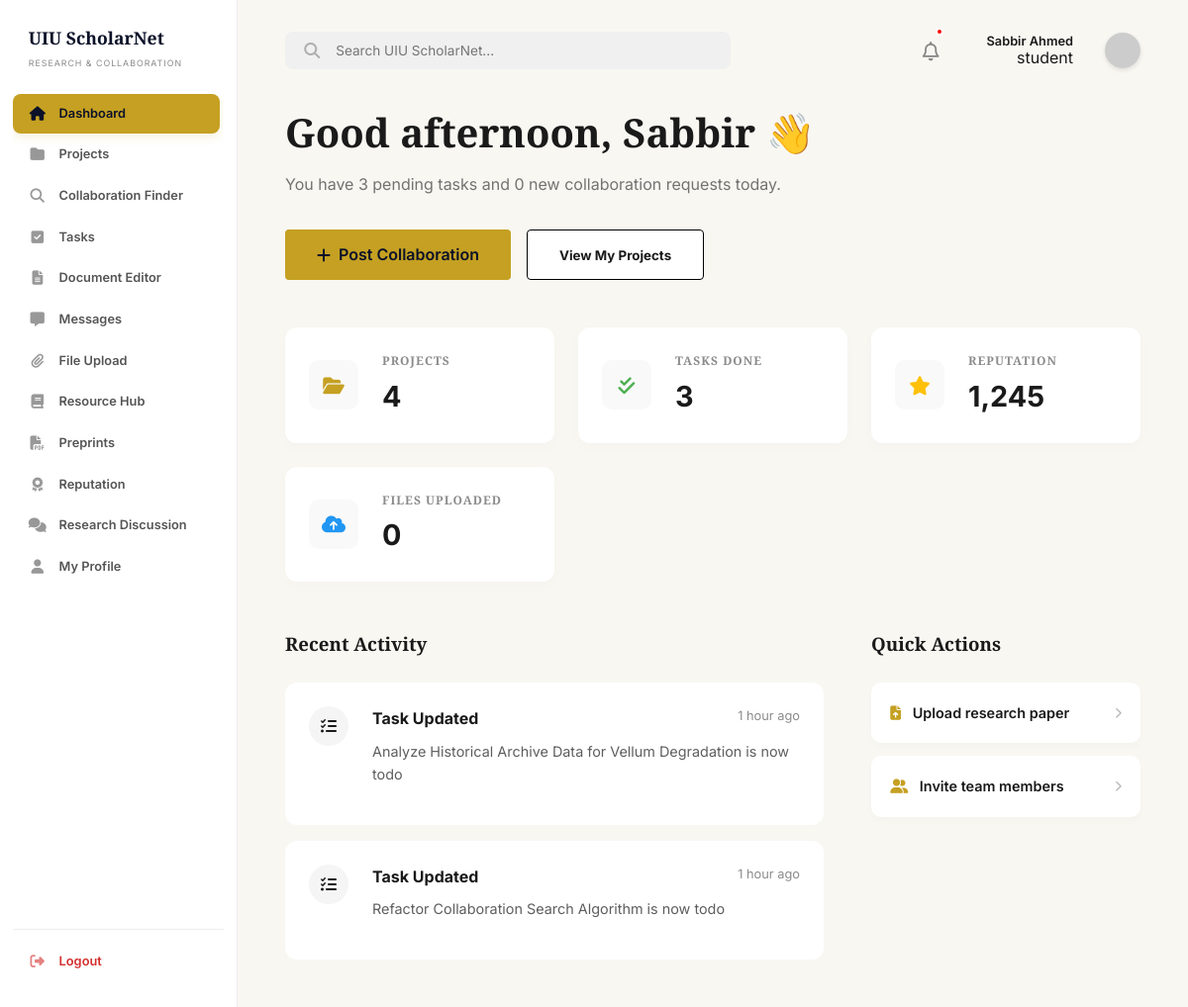
Page /dashboard/index.php (signed in) on the committed database.
### tables this page shows
CREATE TABLE IF NOT EXISTS users (
    id INT AUTO_INCREMENT PRIMARY KEY,
    full_name VARCHAR(100) NOT NULL,
    email VARCHAR(100) UNIQUE NOT NULL,
    password VARCHAR(255) NOT NULL,
    role ENUM('student', 'faculty', 'admin') DEFAULT 'student',
    is_verified TINYINT(1) DEFAULT 1,
    account_status ENUM('active', 'banned') DEFAULT 'active',
    department VARCHAR(100),
    interests TEXT,
    skills TEXT,
    points INT DEFAULT 0,
    reputation INT DEFAULT 0,
    last_active_at TIMESTAMP NULL DEFAULT NULL,
    created_at TIMESTAMP DEFAULT CURRENT_TIMESTAMP
);

### includes/auth_check.php (called while the page is built, shortened)
<?php
require_once('db_connect.php');
$user_id = (int)$_SESSION['user_id'];
$stmt = $conn->prepare("SELECT * FROM users WHERE id = ?");
$stmt->bind_param("i", $user_id);
$stmt->execute();
$user_result = $stmt->get_result();
$user_data = $user_result->fetch_assoc();
?>

### includes/db_connect.php (called while the page is built, shortened)
<?php
$host = getenv('DB_HOST') ?: "127.0.0.1";
$user = getenv('DB_USER') ?: "root";
$pass = getenv('DB_PASS');
if ($pass === false) {
    $pass = "";
}
$dbname = getenv('DB_NAME') ?: "uiu_scholarnet";
$port = getenv('DB_PORT') ?: 3306;
$conn = mysqli_connect($host, $user, $pass, $dbname, $port);
mysqli_set_charset($conn, "utf8mb4");
function db_query($sql, $params = [], $types = "") {
    global $conn;
    $stmt = $conn->prepare($sql);
    if ($params) {
        if (empty($types)) {
            $types = "";
            foreach ($params as $param) {
                if (is_int($param)) {
                    $types .= "i";
                } elseif (is_double($param)) {
                    $types .= "d";
                } else {
                    $types .= "s";
                }
            }
        }
        $stmt->bind_param($types, ...$params);
    }
    if (!$stmt->execute()) {
        die("Query execution failed: " . $stmt->error);
    }
    $result = $stmt->get_result();
    if ($result === false && $stmt->field_count === 0) {
        return true;
    }
    return $result;
}
?>

### dashboard/index.php (the view, shortened to what this page needs)
<?php
require_once('../includes/auth_check.php');
require_once('../includes/layout.php');
$projects_total = (int)(db_query("SELECT COUNT(DISTINCT p.id) as total FROM projects p LEFT JOIN project_members pm ON p.id = pm.project_id AND pm.user_id = ? WHERE p.creator_id = ? OR pm.user_id = ?", [$user_id, $user_id, $user_id])->fetch_assoc()['total'] ?? 0);
$tasks = (int)(db_query("SELECT COUNT(*) as total FROM tasks WHERE assigned_to = ? AND status = 'done'", [$user_id])->fetch_assoc()['total'] ?? 0);
$files = (int)(db_query("SELECT COUNT(*) as total FROM resources WHERE user_id = ?", [$user_id])->fetch_assoc()['total'] ?? 0);
$pending_tasks = (int)(db_query("SELECT COUNT(*) as total FROM tasks WHERE assigned_to = ? AND status != 'done'", [$user_id])->fetch_assoc()['total'] ?? 0);
$collab_requests = (int)(db_query("SELECT COUNT(*) as total FROM collaboration_applications ca JOIN collaboration_posts cp ON ca.post_id = cp.id WHERE cp.user_id = ? AND ca.status = 'pending'", [$user_id])->fetch_assoc()['total'] ?? 0);
$recent_tasks = db_query("SELECT title, created_at, status FROM tasks WHERE assigned_to = ? ORDER BY created_at DESC LIMIT 2", [$user_id]);
$activities = [];
while ($row = $recent_tasks->fetch_assoc()) {
    $activities[] = [
        'type' => 'task',
        'title' => 'Task Updated',
        'desc' => htmlspecialchars($row['title']) . ' is now ' . htmlspecialchars($row['status']),
        'time' => $row['created_at']
    ];
}
usort($activities, function($a, $b) {
    return strtotime($b['time']) - strtotime($a['time']);
});
function time_elapsed_string($datetime, $full = false) {
    $now = new DateTime;
    $ago = new DateTime($datetime);
    $diff = $now->diff($ago);
    $diff->w = floor($diff->d / 7);
    $diff->d -= $diff->w * 7;
    $string = array(
        'y' => 'year',
        'm' => 'month',
        'w' => 'week',
        'd' => 'day',
        'h' => 'hour',
        'i' => 'minute',
        's' => 'second',
    );
    foreach ($string as $k => &$v) {
        if ($diff->$k) {
            $v = $diff->$k . ' ' . $v . ($diff->$k > 1 ? 's' : '');
        } else {
            unset($string[$k]);
        }
    }
    if (!$full) $string = array_slice($string, 0, 1);
    return $string ? implode(', ', $string) . ' ago' : 'just now';
}
?>
    <?php include('../includes/sidebar.php'); ?>
    <main class="main-content">
        <?php include('../includes/header.php'); ?>
        <section class="greeting">
            <?php
            $hour = date('H');
            if ($hour < 12) {
                $greeting = "Good morning";
            } elseif ($hour < 18) {
                $greeting = "Good afternoon";
            } else {
                $greeting = "Good evening";
            }
            ?>
            <h1><?php echo $greeting; ?>, <?php echo htmlspecialchars(explode(' ', $user_data['full_name'])[0]); ?> 👋</h1>
            <p>You have <?php echo $pending_tasks; ?> pending tasks and <?php echo $collab_requests; ?> new collaboration requests today.</p>
            <div class="dash-actions">
                <a href="collaboration.php" class="btn btn-primary btn-collab"><i class="fa-solid fa-plus"></i> Post Collaboration</a>
                <button class="btn btn-outline btn-view-projects" onclick="openProjectsModal()">View My Projects</button>
            </div>
        </section>
        <section class="dash-stats">
            <div class="stat-card">
                <div class="stat-icon"><i class="fa-solid fa-folder-open" style="color: var(--secondary-color);"></i></div>
                <div class="stat-info">
                    <h4>PROJECTS</h4>
                    <div class="value"><?php echo $projects_total; ?></div>
                </div>
            </div>
            <div class="stat-card">
                <div class="stat-icon"><i class="fa-solid fa-check-double stat-icon-green"></i></div>
                <div class="stat-info">
                    <h4>TASKS DONE</h4>
                    <div class="value"><?php echo $tasks; ?></div>
                </div>
            </div>
            <div class="stat-card">
                <div class="stat-icon"><i class="fa-solid fa-star stat-icon-yellow"></i></div>
                <div class="stat-info">
                    <h4>REPUTATION</h4>
                    <div class="value"><?php echo number_format($user_data['points']); ?></div>
                </div>
            </div>
            <div class="stat-card">
                <div class="stat-icon"><i class="fa-solid fa-cloud-arrow-up stat-icon-blue"></i></div>
                <div class="stat-info">
                    <h4>FILES UPLOADED</h4>
                    <div class="value"><?php echo $files; ?></div>
                </div>
            </div>
        </section>
        <div class="dash-grid">
            <section class="activity-feed">
                <h3>Recent Activity</h3>
                <?php if (empty($activities)): ?>
                    <p class="text-muted" style="color: var(--text-light); margin-top: 1rem;">No recent activity to show.</p>
                <?php else: ?>
                    <?php foreach (array_slice($activities, 0, 4) as $activity): ?>
                        <div class="activity-card">
                            <div class="activity-icon">
                                <?php if ($activity['type'] === 'collab'): ?>
                                    <i class="fa-solid fa-user-plus"></i>
                                <?php else: ?>
                                    <i class="fa-solid fa-tasks"></i>
                                <?php endif; ?>
                            </div>
                            <div class="activity-body">
                                <div class="activity-header">
                                    <h4><?php echo $activity['title']; ?></h4>
                                    <span class="time"><?php echo time_elapsed_string($activity['time']); ?></span>
                                </div>
                                <div class="activity-content">
                                    <?php echo $activity['desc']; ?>
                                </div>
                            </div>
                        </div>
                    <?php endforeach; ?>
                <?php endif; ?>
            </section>
            <aside class="dash-sidebar">
                <section class="quick-actions">
                    <h3>Quick Actions</h3>
                    <a href="file_upload.php" class="action-item">
                        <span><i class="fa-solid fa-file-arrow-up action-icon"></i> Upload research paper</span>
                        <i class="fa-solid fa-chevron-right chevron-icon"></i>
                    </a>
                    <a href="collaboration.php" class="action-item">
                        <span><i class="fa-solid fa-user-group action-icon"></i> Invite team members</span>
                        <i class="fa-solid fa-chevron-right chevron-icon"></i>
                    </a>
                </section>
            </aside>
        </div>
    </main>

### includes/header.php (shortened to what this page needs)
<header class="dash-header">
    <div class="search-container">
        <i class="fa-solid fa-magnifying-glass search-icon"></i>
        <input type="text" placeholder="Search UIU ScholarNet...">
    </div>
    <div class="header-actions flex-center-end">
        <?php if ((!isset($is_admin_panel) || !$is_admin_panel) && (!isset($is_admin_sidebar) || !$is_admin_sidebar)): ?>
        <a href="notifications.php" class="notification-icon text-inherit relative flex-center h-36px">
            <i class="fa-regular fa-bell header-icon text-1-2rem"></i>
            <?php if (($collab_requests ?? 0) > 0 || ($pending_tasks ?? 0) > 0 || ($unread_notifications ?? 0) > 0): ?>
                <span class="notification-dot notification-dot-header"></span>
            <?php endif; ?>
        </a>
        <?php endif; ?>
        <div class="flex-column-end">
            <span class="fw-600 text-0-8rem text-color-primary"><?php echo htmlspecialchars($user_data['full_name'] ?? 'User'); ?></span>
            <?php if (isset($user_data['role'])): ?>
                <?php if ($user_data['role'] === 'admin'): ?>
                    <span class="role-admin">ADMIN</span>
                <?php elseif ($user_data['role'] === 'faculty' && isset($user_data['is_verified']) && $user_data['is_verified']): ?>
                    <span class="role-faculty"><i class="fa-solid fa-circle-check"></i> FACULTY</span>
                <?php elseif ($user_data['role'] === 'faculty' && isset($user_data['is_verified']) && !$user_data['is_verified']): ?>
                    <span class="role-unverified">UNVERIFIED</span>
                <?php else: ?>
                    <span class="role-default"><?php echo htmlspecialchars($user_data['role']); ?></span>
                <?php endif; ?>
            <?php endif; ?>
        </div>
        <a href="profile.php" class="text-inherit flex-center">
            <img src="https://ui-avatars.com/api/?name=<?php echo urlencode($user_data['full_name'] ?? 'User'); ?>&background=0a1128&color=fff" alt="Avatar" class="avatar-header">
        </a>
    </div>
</header>

### assets/css/global.css (style rules this page uses)
:root { --primary-color: #0a1128; --secondary-color: #c5a022; --bg-color: #f8f7f2; --text-color: #1a1a1a; --accent-color: #e8e6d9; --white: #ffffff; --transition: all 0.3s ease; --font-heading: 'Playfair Display', serif; --font-body: 'Inter', sans-serif; }
* { margin: 0; padding: 0; box-sizing: border-box; }
body { font-family: var(--font-body); background-color: var(--bg-color); color: var(--text-color); line-height: 1.6; overflow-x: hidden; }
h1, h2, h3, h4 { font-family: var(--font-heading); font-weight: 700; }
a { text-decoration: none; color: inherit; transition: var(--transition); }
.btn { padding: 0.8rem 2rem; border-radius: 4px; font-weight: 600; cursor: pointer; display: inline-flex; align-items: center; gap: 0.5rem; transition: var(--transition); border: none; font-family: var(--font-body); }
.btn-primary { background-color: var(--secondary-color); color: var(--white); }
.btn-outline { background: transparent; border: 1px solid #ddd; color: var(--text-color); }

### assets/css/layout.css (style rules this page uses)
.dashboard-page { display: flex; background-color: var(--bg-color); min-height: 100vh; width: 100%; }
.main-content { flex: 1; margin-left: 240px; padding: 2rem 3rem; min-height: 100vh; }
.dash-header { display: flex; justify-content: space-between; align-items: center; margin-bottom: 2rem; }
.search-container { background: #f0f0f0; padding: 0.7rem 1.2rem; border-radius: 8px; display: flex; align-items: center; gap: 1rem; width: 100%; max-width: 450px; }
.search-container input { background: transparent; border: none; outline: none; width: 100%; font-family: var(--font-body); font-size: 0.85rem; }

### assets/css/dashboard.css (style rules this page uses)
.greeting h1 { font-size: 2.5rem; margin-bottom: 0.5rem; }
.greeting p { opacity: 0.6; margin-bottom: 2rem; }
.dash-actions { display: flex; gap: 1rem; margin-bottom: 3rem; }
.dash-stats { display: grid; grid-template-columns: repeat(auto-fit, minmax(240px, 1fr)); gap: 1.5rem; margin-bottom: 3rem; }
.stat-card { background: var(--white); padding: 1.5rem; border-radius: 12px; display: flex; align-items: center; gap: 1.5rem; box-shadow: 0 4px 15px rgba(0, 0, 0, 0.02); transition: transform 0.2s ease, box-shadow 0.2s ease; }
.stat-icon { width: 50px; height: 50px; background: #f9f9f9; border-radius: 10px; display: flex; align-items: center; justify-content: center; font-size: 1.2rem; }
.stat-info h4 { font-size: 0.75rem; text-transform: uppercase; letter-spacing: 1px; opacity: 0.5; margin-bottom: 0.2rem; }
.stat-info .value { font-size: 1.8rem; font-weight: 700; font-family: var(--font-body); }
.dash-grid { display: grid; grid-template-columns: 2fr 1fr; gap: 3rem; }
.activity-feed h3, .quick-actions h3 { margin-bottom: 1.5rem; display: flex; justify-content: space-between; align-items: center; }
.activity-card { background: var(--white); padding: 1.5rem; border-radius: 12px; margin-bottom: 1rem; display: flex; gap: 1.5rem; }
.activity-icon { width: 40px; height: 40px; background: #f5f5f5; border-radius: 50%; display: flex; align-items: center; justify-content: center; }
.activity-body { flex: 1; }
.activity-header { display: flex; justify-content: space-between; margin-bottom: 0.5rem; }
.activity-header h4 { font-family: var(--font-body); font-size: 1rem; }
.activity-header .time { font-size: 0.8rem; opacity: 0.5; }
.activity-content { font-size: 0.9rem; opacity: 0.7; margin-bottom: 1rem; }
.action-item { background: var(--white); padding: 1.2rem; border-radius: 10px; margin-bottom: 0.8rem; display: flex; justify-content: space-between; align-items: center; font-weight: 600; font-size: 0.9rem; box-shadow: 0 4px 10px rgba(0, 0, 0, 0.02); }
.search-icon { opacity: 0.3; }
.notification-icon { font-size: 1.2rem; margin-right: 1.5rem; position: relative; }
.notification-dot { position: absolute; top: -5px; right: -5px; width: 8px; height: 8px; background: red; border-radius: 50%; border: 2px solid var(--white); }
.btn-collab { background-color: var(--secondary-color); color: var(--primary-color); }
.btn-view-projects { background: white; border-color: #000; font-weight: 700; }
.stat-icon-green { color: #4CAF50; }
.stat-icon-yellow { color: #FFC107; }
.stat-icon-blue { color: #2196F3; }
.action-icon { color: var(--secondary-color); margin-right: 0.5rem; }
.chevron-icon { font-size: 0.7rem; opacity: 0.3; }

### assets/css/collaboration.css (style rules this page uses)
.header-icon { font-size: 1.2rem; opacity: 0.5; }

### rows in the picture
users: full_name "Sabbir Ahmed", role "student", full_name "Sabbir", points "1,245"

### other values in the picture
$greeting "Good afternoon"
$pending_tasks "3"
$collab_requests "0"
$projects_total "4"
$tasks "3"
$files "0"
$activity['title'] "Task Updated"
time_elapsed_string($activity['time']) "1 hour ago"
$activity['desc'] "Analyze Historical Archive Data for Vellum Degradation is now todo"
$activity['desc'] "Refactor Collaboration Search Algorithm is now todo"
